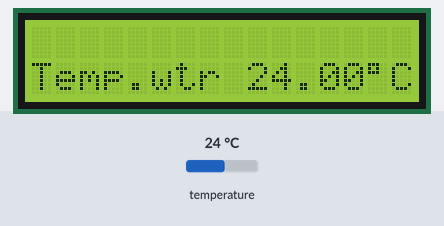
This sketch was run on a simulated Arduino Uno, built with avr-gcc and run on an emulated ATmega328P. Shown: 16×2 character LCD. The test bench sets the inputs (shaded band); at power-on: temperature 24 °C.

Above: at 1.3 s.
1.4 s: temperature set to 12 °C
At 3.6 s:
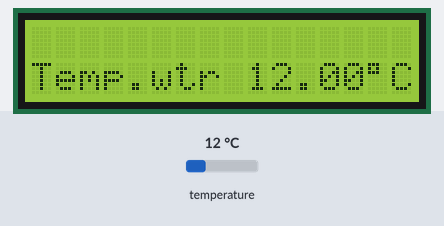
4.1 s: temperature set to 19 °C
At 5.0 s:
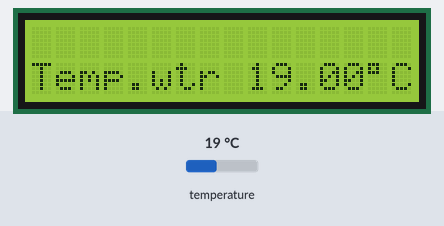
6.6 s: temperature set to 28 °C
At 9.2 s:
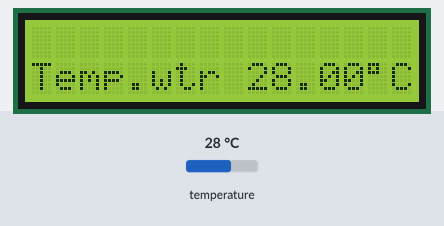
Timing chart, 0 to 10.7 s (numbered marks = the images above; inputs shaded):
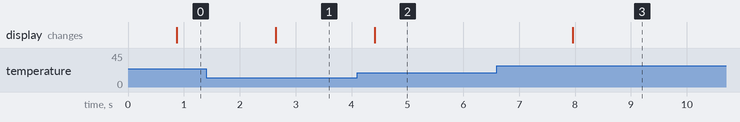

Measured:
- after the input at 1.4 s, the display: changes after 1.2 s (image 1)
- after the input at 4.1 s, the display: changes after 0.32 s (image 2)
- after the input at 6.6 s, the display: changes after 1.4 s (image 3)

The sketch:

DS18B20.ino
```cpp
//----- INCLUDE -----
#include <LiquidCrystal_I2C.h>  // Libreria LCD 16x2
#include <Wire.h>               // Necessita per LCD
#include <DallasTemperature.h>  // Libreria sensore DS18B20
#include <OneWire.h>            // Necessita per DS18B20

//----- IMPOSTAZIONI -----
LiquidCrystal_I2C lcd(0x3F,2,1,0,4,5,6,7,3,POSITIVE); // Setta gli indirizzi dell'LCD I2C
#define DS18B20_PIN 10                // Pin sensore digitale di temperatura
OneWire oneWire(DS18B20_PIN);         // Setup a oneWire instance to communicate with any OneWire devices
DallasTemperature ds18b20(&oneWire);  // Pass our oneWire reference to Dallas Temperature
DeviceAddress insideThermometer;      // Arrays to hold device address

//----- SETUP -----
void setup()
{
  setta_lcd();          // Inizializza lo schermo LCD I2C
  setta_temp_acqua();   // Inizializza la temperatura acqua
}

//----- FUNZIONI -----
void setta_lcd()
{
  lcd.begin(16, 2);
  lcd.clear();
}

void setta_temp_acqua()
{
  ds18b20.begin();
  ds18b20.getAddress(insideThermometer, 0);
  ds18b20.setResolution(insideThermometer, 12);
  lcd.setCursor(0, 1);
  lcd.print("Temp.wtr");
  lcd.setCursor(14, 1);
  lcd.write(char(223)); // Carattere °
  lcd.write("C");
}

float leggi_temp_acqua()
{
  ds18b20.requestTemperatures();  // Send the command to get temperatures
  float celsius = ds18b20.getTempC(insideThermometer);
  return celsius;
}

//----- LOOP -----
void loop()
{
  float celsius = leggi_temp_acqua();
  lcd.setCursor(9, 1);
  lcd.print(celsius);
  delay(1000);
}
```
